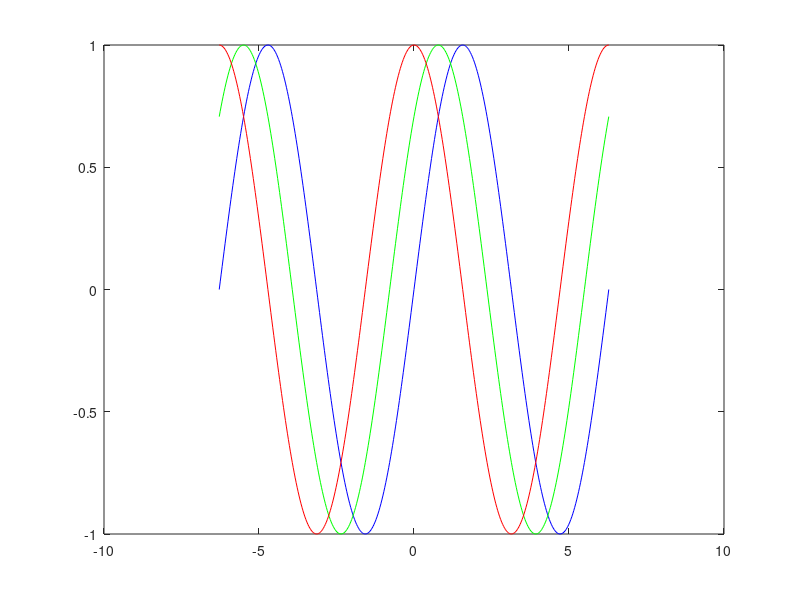
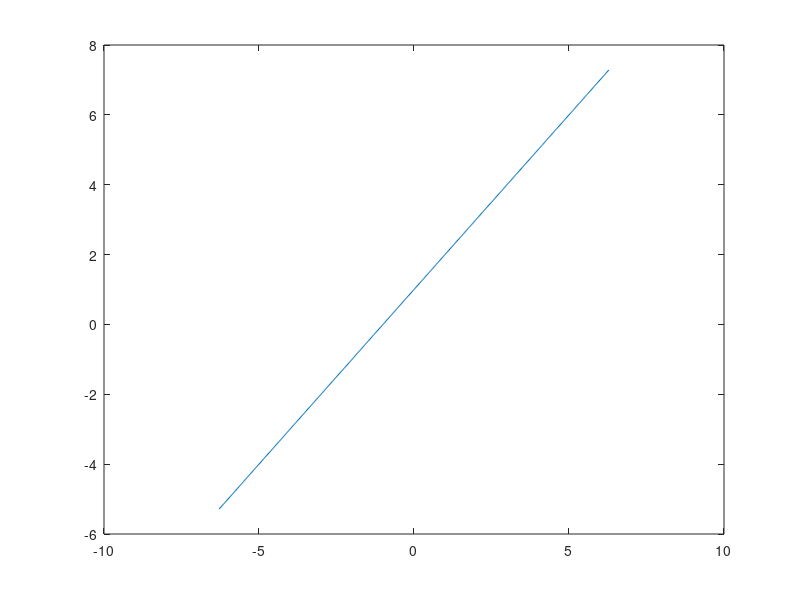

Write MATLAB code to recreate these figures, in order.
clc
clear all
close all
x=-2*pi:pi/100:2*pi;
y1=sin(x);
y2=sin(x+pi/4);
y3=sin(x+pi/2);
y4=x+1;
%plot(x,y1,x,y2,x,y3)

%y=[y1;y2;y3];
%plot(x,y)
figure
plot(x,y1,'b')
hold on
plot(x,y2,'g')
plot(x,y3,'r')
hold off
figure
plot(x,y4)
